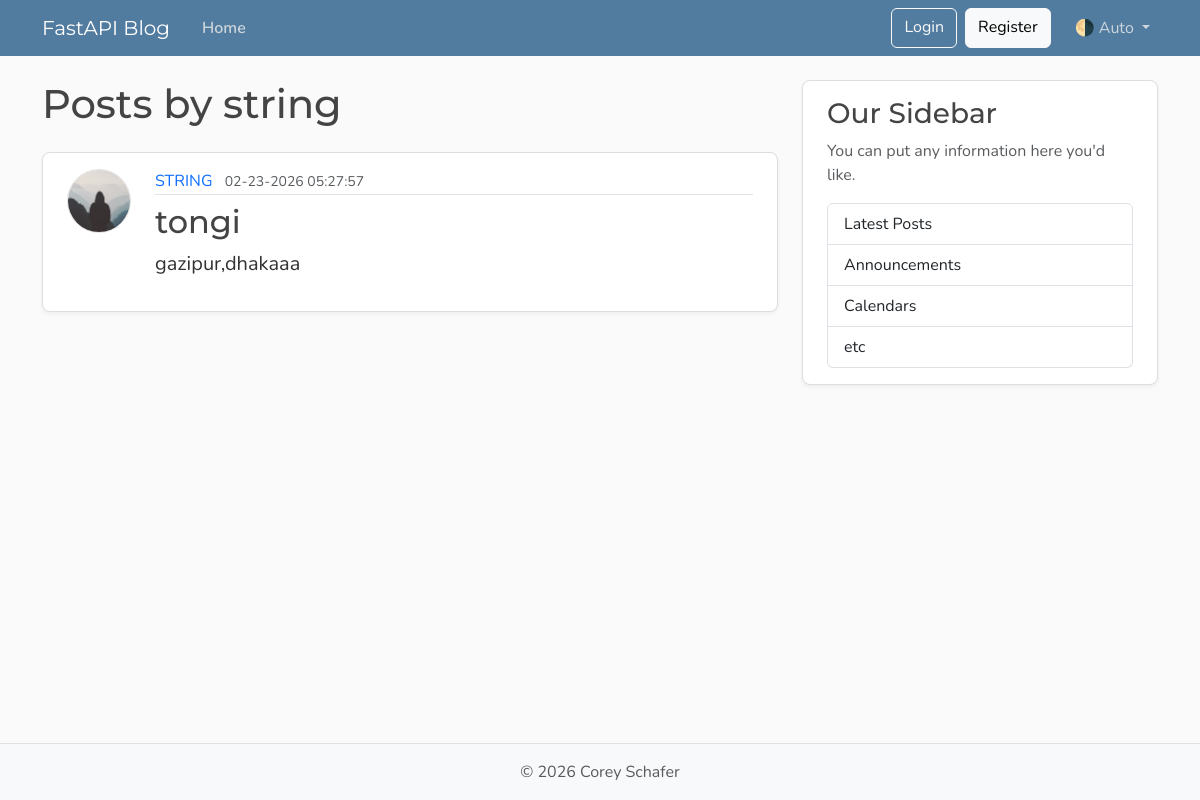
The page /users/1/posts on the database its author committed.
### models.py (models this page shows, shortened)
class  User(Base):
    __tablename__ = "users"
    id: Mapped[int] = mapped_column(Integer, primary_key=True, index=True)
    username: Mapped[str] = mapped_column(String(50), unique=True, nullable=False)
    email: Mapped[str] = mapped_column(String(120), unique=True, nullable=False)
    image_file: Mapped[str|None] = mapped_column(String(200), nullable=True, default=None)
    posts: Mapped[list[Post]] = relationship(back_populates="author", cascade="all, delete-orphan")

class Post(Base):
    __tablename__ = 'posts'
    id: Mapped[int] = mapped_column(Integer, primary_key=True, index=True)
    title: Mapped[str] = mapped_column(Integer, nullable=False)
    content: Mapped[str] = mapped_column(Text, nullable=False)
    user_id: Mapped[int] = mapped_column(ForeignKey("users.id"), nullable=False, index=True)
    date_posted: Mapped[datetime] = mapped_column(DateTime(timezone=True), default=lambda: datetime.now(UTC))
    author: Mapped[User] = relationship(back_populates="posts")

### main.py (the view)
@app.get("/users/{user_id}/posts", include_in_schema=False, name="user_posts_page")
async def user_posts_page(user_id: int, request: Request, db:  Annotated[AsyncSession, Depends(get_db)]):
    user = await db.execute( select(models.User).where(models.User.id == user_id) )
    user = user.scalars().first()
    if user:
        r = await db.execute( select(models.Post).options(selectinload(models.Post.author)).where(models.Post.user_id == user_id) )
        return templates.TemplateResponse(
            request, "user_posts.html", context= { "posts": r.scalars().all(), "user": user, "title": f"{user.username.upper()}'s Posts" }
        )
    else:
        raise HTTPException(status_code=status.HTTP_404_NOT_FOUND, detail= "User not found")

### templates/user_posts.html
{% extends "layout.html" %}
{% block content %}
    <h1 class="mb-4">Posts by {{user.username}}</h1>
  {% for post in posts %}
    <article class="content-section py-3 px-4 mb-4">
      <div class="d-flex align-items-start gap-4">
        <img class="rounded-circle article-img flex-shrink-0"
            src = "{{ post.author.image_path }}"
            alt="{{ post.author.username }}'s profile picture"
            width="64"
            height="64"
            loading="lazy">
        <div class="flex-grow-1">
          <div class="article-metadata mb-2">
            <a class="me-2"
                href="{{ url_for('user_posts_page', user_id=post.author.id if post.author else post.user_id) }}">
                {{ post.author.username.upper() }}</a>
            <small class="text-body-secondary">{{ post.date_posted.strftime("%m-%d-%Y %H:%M:%S") }}</small>
          </div>
          <h2>
            <a class="article-title" href="{{ url_for('get_post_page', post_id=post.id) }}">{{ post.title }}</a>
          </h2>
          <p class="article-content">{{ post.content }}</p>
        </div>
      </div>
    </article>
    {% else %}
        <p class="text-body-secondary">No posts by this user yet...</p>
    {% endfor %}
{% endblock content %}

### static/css/main.css (style rules this page uses)
:root { --font-heading: "Montserrat", system-ui, -apple-system, BlinkMacSystemFont, sans-serif; --font-body: "Nunito", system-ui, -apple-system, BlinkMacSystemFont, sans-serif; --color-bg-body: #fafafa; --color-bg-content: #ffffff; --color-text-primary: #333333; --color-text-heading: #444444; --color-steel: #527c9f; --color-nav-link: #cbd5db; --color-nav-link-hover: #ffffff; --color-link-hover: #428bca; --color-border: #dddddd; --color-border-light: #e3e3e3; --spacing-xl: 5rem; --article-img-size: 4rem; --account-img-size: 7.813rem; }
body { font-family: var(--font-body); background: var(--color-bg-body); color: var(--color-text-primary); }
h1, h2, h3, h4, h5, h6 { font-family: var(--font-heading); color: var(--color-text-heading); }
a { text-decoration: none; }
.content-section { background: var(--color-bg-content); border: 1px solid var(--color-border); border-radius: 0.5rem; box-shadow: 0 2px 4px rgba(15, 23, 42, 0.05); transition: box-shadow 0.15s ease, transform 0.15s ease, border-color 0.15s ease; }
.article-title { color: var(--color-text-heading); transition: color 0.2s ease-in-out; }
.article-content { white-space: pre-line; font-size: 1.25rem; }
.article-img { height: var(--article-img-size); width: var(--article-img-size); flex-shrink: 0; object-fit: cover; border: 1px solid var(--color-border-light); box-shadow: 0 0 0 2px var(--color-bg-content); }
.article-metadata { padding-bottom: 0.063rem; border-bottom: 1px solid var(--color-border-light); }
.article-metadata a { transition: color 0.2s ease-in-out; }

### rows shown on the page
User: username "string"
Post: author.username "STRING", date_posted "02-23-2026 05:27:57", title "tongi", content "gazipur,dhakaaa"
